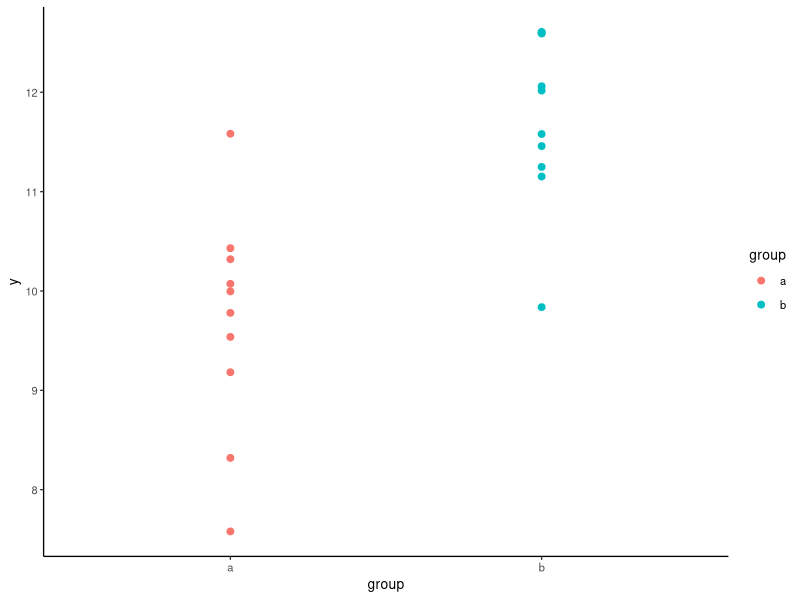
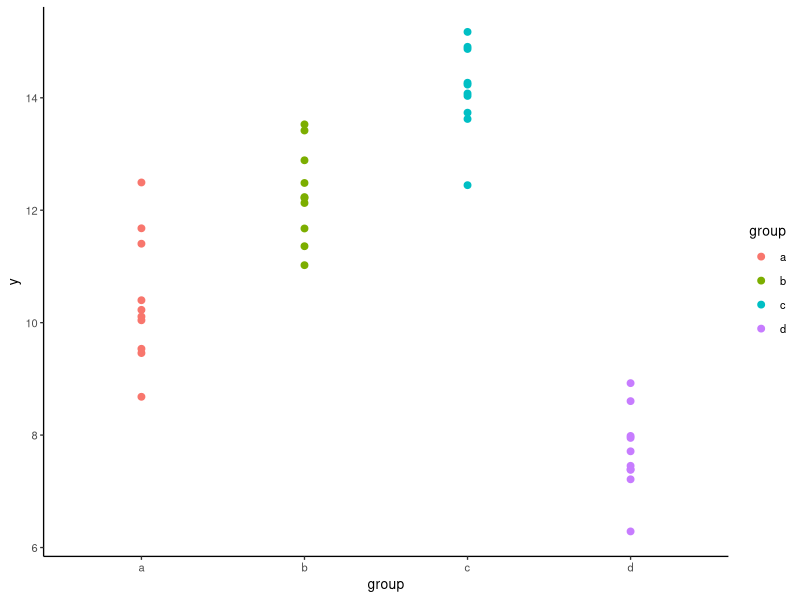
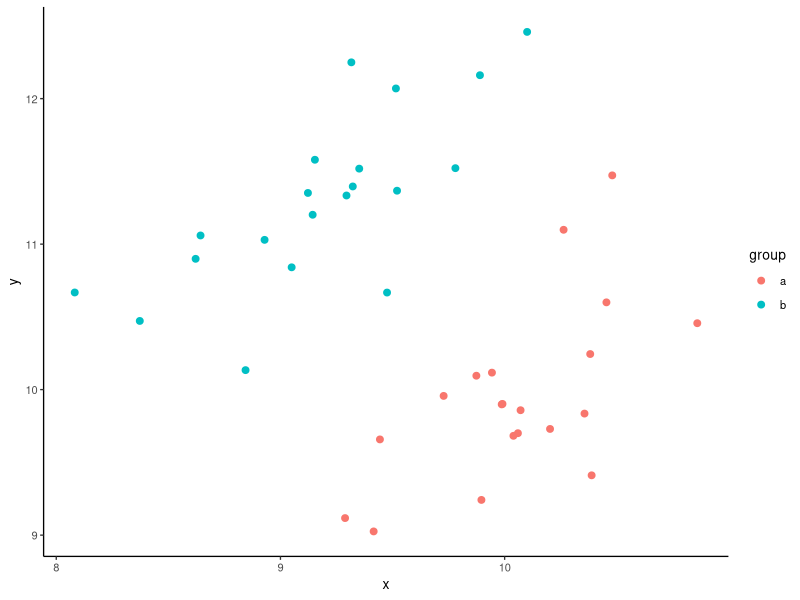
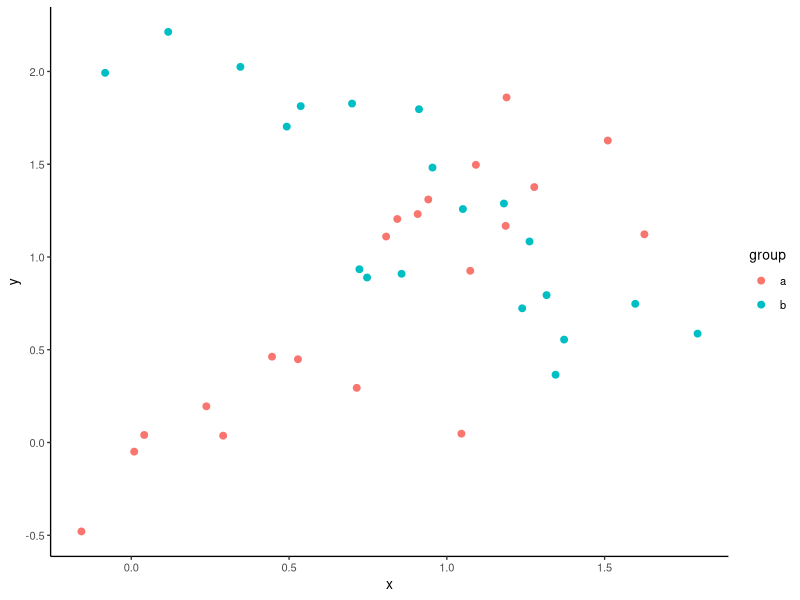
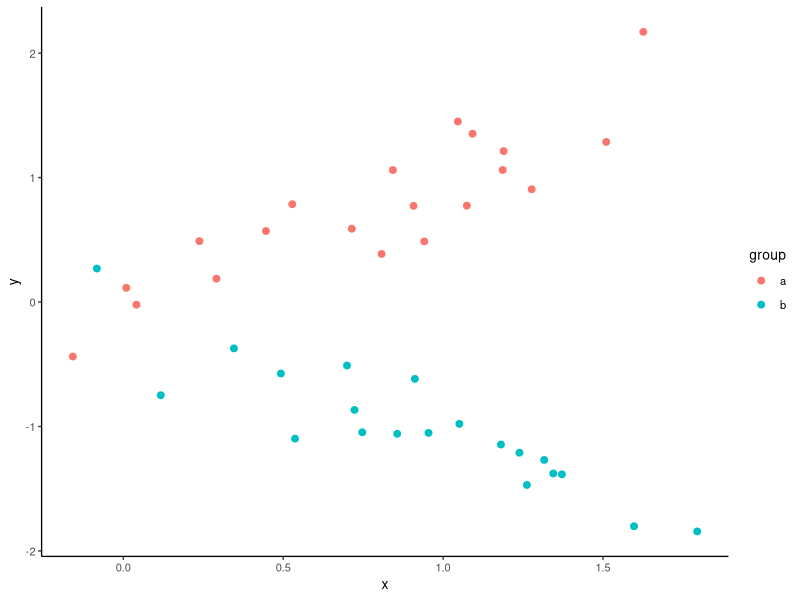
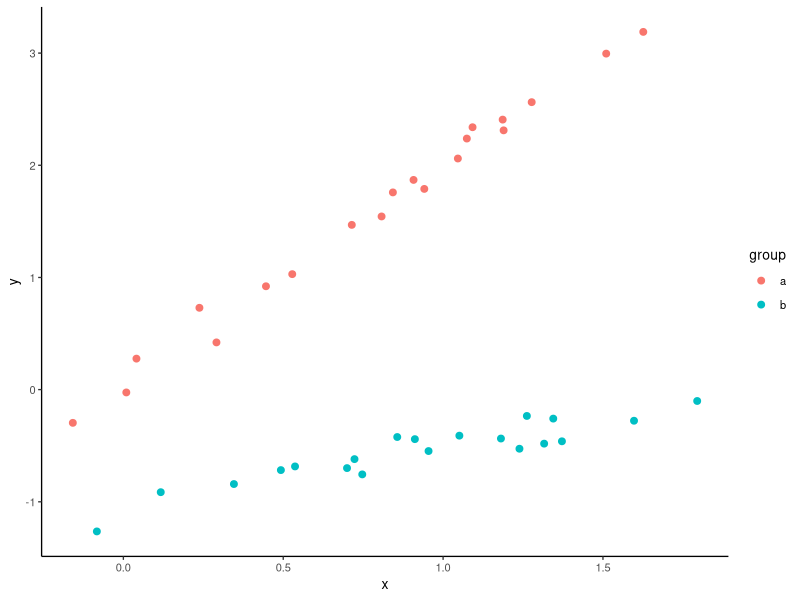
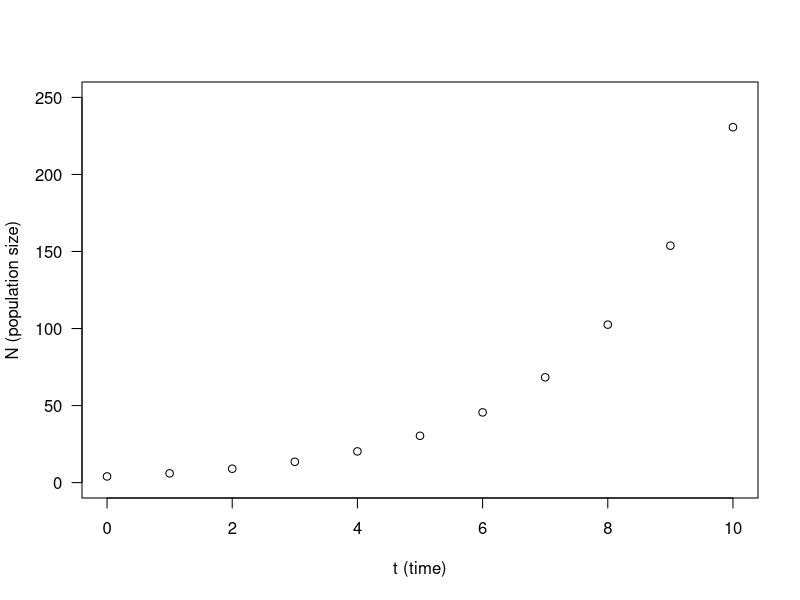

Reproduce these figures in R, in order. (Note: this script raises an error after producing the figures.)
library(ggplot2)

# check out the model (design) matrix for a normal linear regression
# notice that the matrix has an intercept plus one column for each predictor

##  week 4 lecture on linear model code --> 
## categorial predictors, design matrix, hypothesis testing, cat and linear predictors



## yes or no categorical variable--> can calculate the mean value--> mean of b - the mean of a
## yi =b mean of a +b1 mean of b - mean of a *xi+ei
##  4 groups multiple predictor variables--> turn categorical groups into a number...
## creating a gen linear model--> go from a group vector to observation having a value of 1, pseudovariable created, 1, 0, new pseudo for x-c , 1, binary, 00 to 1
## if you follow that logic--> all of the other variables are multipled by 0-->  how to fit cat variables into quantitative system
## design matrix -->
## going from 2 cat, 
## linear model --> what is model sum telling us_--> very significant p value is mean of group a diff than 0
## are a and b different from each other--> whats the differnce between b and a...
## mean of group a difference in mean from group b--> difference of means??
##  group--> a vs everything else--> 
### you want to use pairwise compairon, mean difference between each other--> the reg is the mean of a to the other means...
## tukey test--> parwise between each 
## trap loooking at multiple catagorical variable with a vat model
### combining groups --> interpolating the change in b for example depends on the what the variable is doing at the moment of interpolation--> which is why it can be diffult to understand...


x<-rnorm(20)
z<-rnorm(20)
y<-x+rnorm(20)
data<-data.frame(y, x, z)
model<-lm(y~x+z, data)
model.matrix(model)
summary(model)





# now lets examine a dataset comprised of two groups and a y response
# simulate a dataset with two groups that have different mean values
a<-rnorm(mean=10, n=10)
b<-rnorm(mean=12, n=10)
data<-data.frame(group=rep(c("a","b"), each=10), y=c(a,b))

# lets make a plot to visualize these groups, 
# you can change the size and base_size numbers if it looks crazy on your computer
ggplot(data, aes(x=group, y=y, col=group))+
  geom_point(size=2)+
  theme_classic(base_size = 10)

# lets make a linear model where we model y as a function of group
model<-lm(y~group, data)
summary(model)

# how does this compare to a t.test? We have to specify that the variance are equal since this is an assumption of linear models
t.test(y~group, data, var.equal = T)
#check out the design matrix. Two important things to note.
# there is not column for group "a" it is the "default" level and its mean is the intercept
# group "b" is 0 and 1. Our observed data in group "b" has a 1, while group "a" has a 0
model.matrix(model)

#for fun lets see how to change the "default" (i.e. intercept) group level
data$group<-factor(data$group, levels=c("b","a"))
levels(data$group)
model<-lm(y~group, data)
#note that the coefficient for groupa is the negative of the slope for groupb in the previous model (before we changed the levels of group)
summary(model)
model.matrix(model)






### difference betweek lm summary output and output of the anova, mean different things and see lecture!











# Lets do the same for a dataset with 4 groups and y response variable
a<-rnorm(mean=10, n=10)
b<-rnorm(mean=12, n=10)
c<-rnorm(mean=14, n=10)
d<-rnorm(mean=8, n=10)
data<-data.frame(group=rep(c("a","b","c","d"), each=10),  y=c(a,b,c,d))
ggplot(data, aes(x=group, y=y, col=group))+
  geom_point(size=2)+
  theme_classic(base_size = 10)

model<-lm(y~group, data)
summary(model)

#how does this compare to an Analysis of Variance (ANOVA)?
anova(model)
#notice the design matrix. all rows have a 1 in the intercept which is the mean of group "a"
# observations in group "b" have a 1 in that column but not in group "c" and so forth
model.matrix(model)

# if we want to compare all groups against each other
TukeyHSD(aov(model))


# lets examine a dataset with both categorical varibles and linear variables
a<-rnorm(mean=10, sd=0.5, n=20)
b<-rnorm(mean=9, sd=0.5, n=20)
data<-data.frame(group=rep(c("a","b"), each=20), x=c(a,b))
data
data$is_b<-as.numeric(data$group=="b") #needed for simulation
# y is equal to x (plus 2 if it is in group b) , then some residuals (rnorm)
data$y<-(data$x*1+data$is_b*2)+rnorm(40, sd=0.5)

ggplot(data, aes(x=x, y=y, col=group))+
  geom_point(size=2)+
  theme_classic(base_size = 10)

#how strong is the relationship between x and y?
model<-lm(y~x, data)
summary(model)

#how strong is the relationship between group and y?
model<-lm(y~group, data)
summary(model)

#how does the model change when we add group?
model<-lm(y~group+x, data)
summary(model)
#notice the design matrix.
model.matrix(model)

# as a refresher, lets check that the r2 value is still works, even when we have categorical variables
(var(data$y)-var(model$residuals))/var(data$y)


## Lets simulate a data set with interactions between a categorical variable and a continuous variable

a<-rnorm(mean=1, sd=0.5, n=20)
b<-rnorm(mean=1, sd=0.5, n=20)
data<-data.frame(group=rep(c("a","b"), each=20), x=c(a,b))
data
data$is_b<-as.numeric(data$group=="b")
data$y<-(data$x*(1+data$is_b*-2)+data$is_b*2)+rnorm(40, sd=0.3)

ggplot(data, aes(x=x, y=y, col=group))+
  geom_point(size=2)+
  theme_classic(base_size = 10)

#how strong is the relationship between x and y?
model<-lm(y~x, data)
summary(model)

#how strong is the relationship between group and y?
model<-lm(y~group, data)
summary(model)

#how does the model change when we add group?
model<-lm(y~group*x, data)
summary(model)
#but the anova says there's no significant effect of group
anova(model)
#notice the design matrix.
model.matrix(model)

#example why interpreting data is difficult when there is an interaction term
# here we make the main "effect" (that is, intercept difference) of b 0 
data$y<-(data$x*(1+data$is_b*-2)+data$is_b*0)+rnorm(40, sd=0.3)
ggplot(data, aes(x=x, y=y, col=group))+
  geom_point(size=2)+
  theme_classic(base_size = 10)

#lm: no significant difference of groupb and groupa interecepts
model<-lm(y~group*x, data)
summary(model)
#but the anova says there's as a highly significant effect of group
anova(model)

### one more example where the main effect actually matters
# here we make the main "effect" of b -1 but we also give it a 0.5 slope (vs a slope of 2 for the a group)
data$y<-(data$x*(2+data$is_b*-1.5)+data$is_b*-1)+rnorm(40, sd=0.1)
ggplot(data, aes(x=x, y=y, col=group))+
  geom_point(size=2)+
  theme_classic(base_size = 10)

#lm shows significant difference in intercept of groupb
model<-lm(y~group*x, data)
summary(model)
#and the anova also says there's as a highly significant effect of group
anova(model)

# in model matrix with interaction groupb:x is created...
# is 0 when group == "a" and is equal to x when group == "b"
model.matrix(model)


















































#Store initial parameters in R.
N0 = 4;
R = 0.5;

# Compute population sizes at the specified times.
N1 = (1+R)*N0;
N2 = (1+R)*N1;
N3 = (1+R)*N2;
N4 = (1+R)*N3;
N5 = (1+R)*N4;
N6 = (1+R)*N5;
N7 = (1+R)*N6;
N8 = (1+R)*N7;
N9 = (1+R)*N8;
N10 = (1+R)*N9;

# Output values of N1 to N10.
cat(" N1 = ", N1, "\n",
    "N2 = ", N2, "\n",
    "N3 = ", N3, "\n",
    "N4 = ", N4, "\n",
    "N5 = ", N5, "\n",
    "N6 = ", N6, "\n",
    "N7 = ", N7, "\n",
    "N8 = ", N8, "\n",
    "N9 = ", N9, "\n",
    "N10 = ", N10, "\n");


##  N1 =  6 
##  N2 =  9 
##  N3 =  13.5 
##  N4 =  20.25 
##  N5 =  30.375 
##  N6 =  45.5625 
##  N7 =  68.34375 
##  N8 =  102.5156 
##  N9 =  153.7734 
##  N10 =  230.6602
# Output scatterplot of N vs t.
plot(x = c( 0, 1, 2, 3, 4, 5, 6, 7, 8, 9, 10), xlab = "t (time)",
     y = c(N0,N1,N2,N3,N4,N5,N6,N7,N8,N9,N10), ylab = "N (population size)",
     ylim = c(0,250), las = 1)











N0 = 4;
R = 0.5; #for use in the discrete model
r = 0.5; #for use in the continuous model

# Compute population sizes using closed-form solution to discrete model
t = c(0, 1, 2, 3, 4, 5, 6, 7, 8, 9, 10);
N1 = N0*(1+R)^t;

# Output scatterplot of N vs t.
plot (x = t, y = N, 
      xlab = "t (time)", ylab = "N (population size)", 
      ylim = c(0,500), las = 1);

# Overlay curve of continuous model
curve(N0*exp(r*x), from=0, to=10, add = TRUE);

view(N1)
view(n3)
